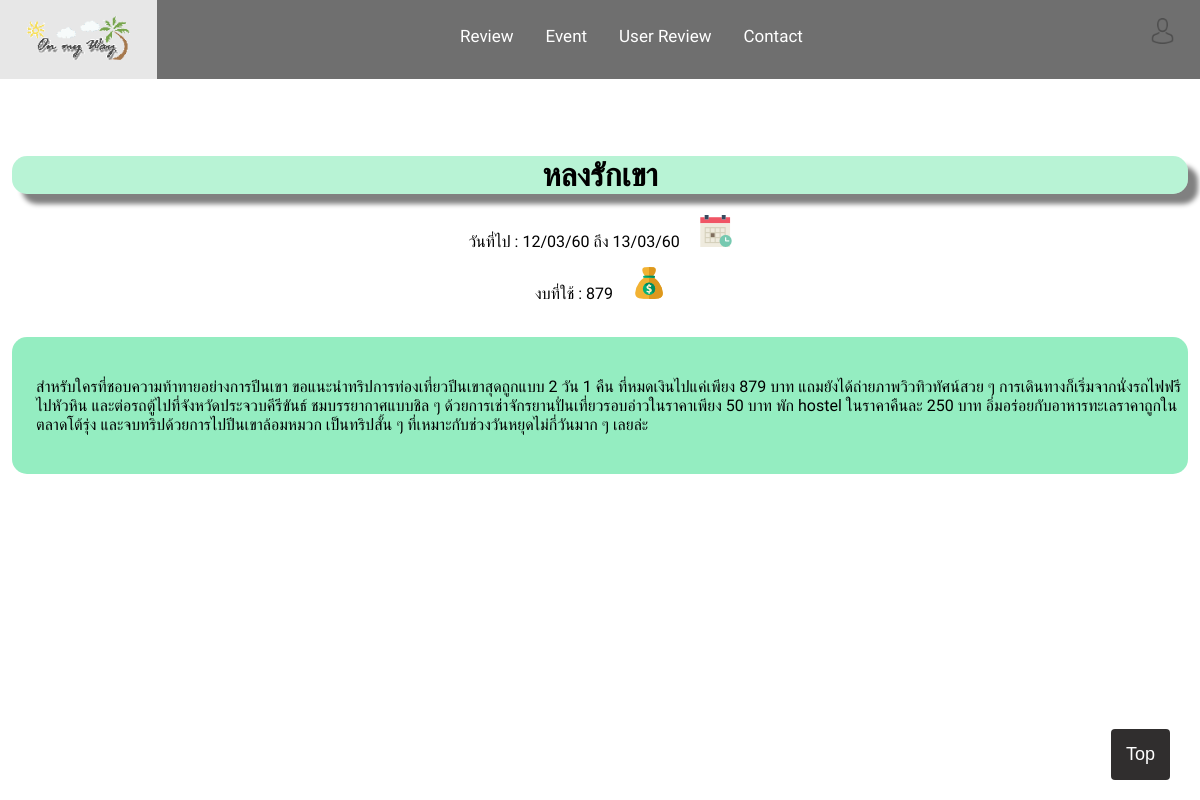
The page /detail/หลงรักเขา on the database its author committed.
### webinfo/models.py (models this page shows, shortened)
class ReviewByUser(db.Model):
    go_date= db.Column(db.String(10), nullable=False, primary_key=False)
    back_date= db.Column(db.String(10), nullable=False, primary_key=False)
    message = db.Column(db.String(100000), nullable=False, primary_key=True)
    money = db.Column(db.String(10), nullable=False, primary_key=False)
    NameTrip = db.Column(db.String(255), nullable=False, primary_key=True)
    ImageName = db.Column(db.String(255), nullable=True, primary_key=False)

### webinfo/views.py (the view)
@app.route("/detail/<nametrip>")
def detail(nametrip):
    username = session.get('username', '')
    session['username'] = username
    trip = ReviewByUser.query.filter_by(NameTrip=nametrip).first() #nametrip คือค่าที่ส่งมาจากอีกหน้า
    tripname = trip.NameTrip                                        #NameTrip คือ Attribute ของตาราง ชื่อ ReviewByUser
    back_date = trip.back_date                                                      #nametrip เป็นชื่อตัวแปรที่เก็บค่าของอ็อบเจคที่ดึงดาต้าเบสขึ้นมา
    go_date = trip.go_date
    message = trip.message
    money = trip.money
    return render_template("detail.html", username=username ,topic=tripname,
    godate=go_date,backdate=back_date,detail=message,money=money) #ด้านหน้าคือค่าที่จะส่งไปอีกหน้า และด้านหลังคือค่าของหน้าเรา

### webinfo/templates/detail.html (shortened to what this page needs)
{% extends "nav.html" %}
{% block head %}
  {{ super() }}
{% endblock %}
{% block content %}
<center>
<div class="all">
<br><br>
<div class="head">
<h1>{{topic}}    </h1>
</div>
<div  >
  <div>
    <p>วันที่ไป : {{godate}} ถึง {{backdate}}&nbsp;&nbsp;&nbsp;&nbsp;      <img src="../static/img/calendar.png">    </p>
    <p>งบที่ใช้ : {{money}} &nbsp;&nbsp;&nbsp;  <img src="../static/img/money.png"></p>
  </div>
 </div>
  <br>
</center>
  <div class="content">
  <p>{{detail}}<p>
    </div>
  </div>
{% endblock %}

### webinfo/templates/nav.html (shortened to what this page needs)
<!DOCTYPE html>
<html lang="en">
<head>
  {% block head %}
    <link rel="stylesheet" href="{{ url_for('static', filename='css/nav.css') }}">
    {% endblock %}
</head>
<body>
  <div id="header">
    {% block header %}
    <div class="navbar" id="navbar">
        <div class="logo" >
          <a href="index.html"><img src="../static/img/logoOn2.png" style="width: 83%"></a>
        </div>
        <div class="navbar-content">
          <div class="firstsection">
            <a class="#active" href="{{ url_for('review') }}">Review</a>
            <a href="{{ url_for('event1') }}">Event</a>
            {% if username %}
            <a href="{{ url_for('user_review') }}">User Review</a>
            <a href="contact.html">Contact</a>
            <a href="{{ url_for('logout') }}" onclick="return ConfirmLogOut()">Log out</a>
          </div>
          <div class="second-section">
            <p>Hello!, {{ username }}</p>
          </div>
          {% else %}
          <a href="{{ url_for('login') }}" onclick="return Confirmlogin()" >User Review</a>
          <a href="contact.html">Contact</a>
          <div class="second-section">
            <div class="dropdown">
                <button class="dropbtn"><img src="../static/img/avatar.png" style="width: 40%;" >
                </button>
            </div>
            {% endif %}
          </div>
        {% endblock %}
      </div>
    </div>
  </div>
  <button onclick="topFunction()" id="myButtontop" title="Go to top">Top</button>
  {% block content %}{% endblock %}
</body>
</html>

### webinfo/static/css/nav.css (style rules this page uses)
body { margin: 0; height: 100%; }
#header { position: absolute; height: 100%; width: 100%; }
.navbar { position: fixed; width: 100%; background-color: #333; opacity: 0.7; filter:alpha (opacity=70); z-index: 4; }
.navbar a { float: left; display: block; color: white; text-align: center; padding: 14px 16px; text-decoration: none; font-size: 17px; }
.navbar-content { font-family: 'Kanit', sans-serif; margin-left: 30%; }
.navbar-content a { padding-top: 3.5%; padding-bottom: 3.5%; }
.firstsection { margin-left: 10%; margin-right: auto; }
.second-section { float: right; }
.dropdown { overflow: hidden; }
.dropbtn { padding: 18px 5.5px; margin-left: auto; margin-right: auto; }
.dropdown .dropbtn { font-size: 16px; border: none; outline: none; color: white; background-color: inherit; }
.logo { float: left; }
#myButtontop { position: fixed; bottom: 20px; right: 30px; z-index: 99; font-size: 18px; border: none; outline: none; background-color: rgba(43, 41, 41, 0.973); color: white; cursor: pointer; padding: 15px; border-radius: 4px; }
p,h1,h2,h3,h4 { font-family: 'Kanit', sans-serif; }

### webinfo/templates/detail.html (style rules this page uses)
.head { margin-top: 10%; width: 98%; background-color: rgba(56, 221, 139, 0.356); border-radius: 15px; box-shadow: 10px 10px 5px grey; }
.content { width: 96%; background-color: rgba(56, 221, 139, 0.534); border-radius: 15px; margin-left: 1%; padding-left: 2%; padding-top: 2%; padding-bottom: 2%; margin-bottom: 20%; }

### rows shown on the page
ReviewByUser: NameTrip "หลงรักเขา", go_date "12/03/60", back_date "13/03/60", money "879", message "สำหรับใครที่ชอบความท้าทายอย่างการปีนเขา ขอแนะนำทริปการท่องเที่ยวปีนเขาสุดถูกแบบ 2 วัน 1 คืน ที่หมดเงินไปแค่เพียง 879 บาท แถมยังได้ถ่ายภาพวิวทิวทัศน์สวย ๆ การเดินทางก็เริ่มจากนั่งรถไฟฟรีไปหัวหิน และต่อรถตู้ไปที่จังหวัดประจวบคีรีขันธ์ ชมบรรยากาศแบบชิล ๆ ด้วยการเช่าจักรยานปั่นเที่ยวรอบอ่าวในราคาเพียง 50 บาท พัก hostel ในราคาคืนละ 250 บาท อิ่มอร่อยกับอาหารทะเลราคาถูกในตลาดโต้รุ่ง และจบทริปด้วยการไปปีนเขาล้อมหมวก เป็นทริปสั้น ๆ ที่เหมาะกับช่วงวันหยุดไม่กี่วันมาก ๆ เลยล่ะ"
